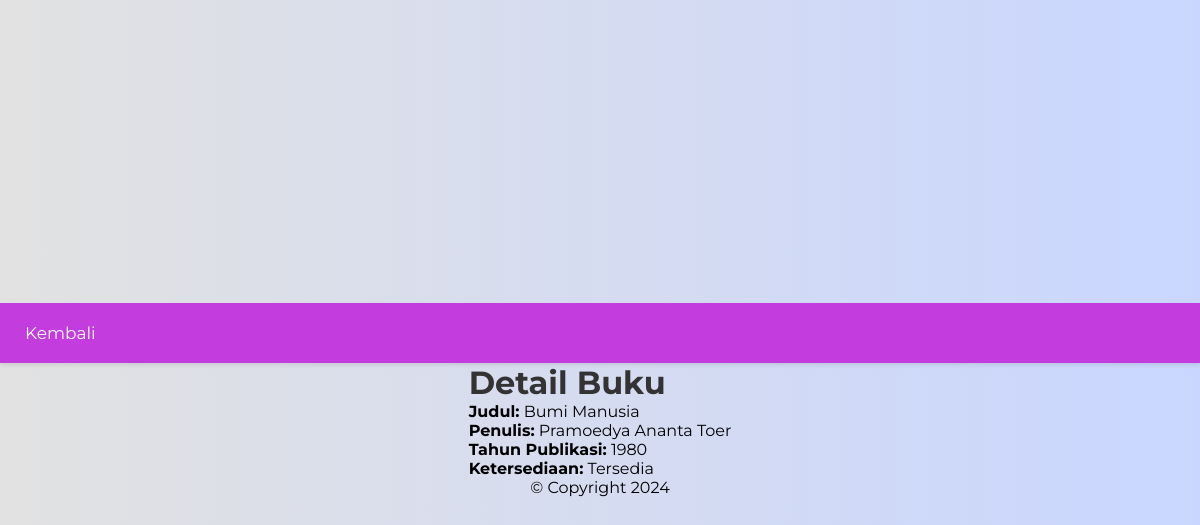
/books/books_anggota.php?id=2 (signed in), run on the app's committed database.
### tables this page shows
CREATE TABLE `books` (
  `id` int NOT NULL,
  `title` varchar(255) NOT NULL,
  `author` varchar(100) NOT NULL,
  `publication_year` int NOT NULL,
  `image` varchar(255) DEFAULT NULL,
  `available` tinyint(1) DEFAULT '1'
);

### books/books_anggota.php (the view, shortened to what this page needs)
<?php
$conn = new mysqli('localhost', 'root', '', 'project2');
if (isset($_GET['id'])) {
    $id = $_GET['id'];
    $query = "SELECT * FROM books WHERE id = ?";
    $stmt = $conn->prepare($query);
    $stmt->bind_param("i", $id);
    $stmt->execute();
    $book = $stmt->get_result()->fetch_assoc();
} else {
    header("Location: daftarbuku.php");
    exit();
}
?>
<!DOCTYPE html>
<html lang="id">
<head>
    <link rel="stylesheet" href="style.css">
</head>
<body>
    <nav>
        <a href="daftarbuku.php" class="btn back">Kembali</a>
    </nav>
    <main>
        <h1>Detail Buku</h1>
        <div class="book-detail">
            <p><strong>Judul:</strong> <?= htmlspecialchars($book['title']) ?></p>
            <p><strong>Penulis:</strong> <?= htmlspecialchars($book['author']) ?></p>
            <p><strong>Tahun Publikasi:</strong> <?= $book['publication_year'] ?></p>
            <p><strong>Ketersediaan:</strong> <?= $book['available'] ? 'Tersedia' : 'Dipinjam' ?></p>
        </div>
    </main>
    <footer>© Copyright 2024</footer>
</body>
</html>

### style.css (style rules this page uses)
* { margin: 0; padding: 0; box-sizing: border-box; font-family: 'Montserrat', sans-serif; }
body { background-color: #c9d6ff; background: linear-gradient(to right, #e2e2e2, #c9d6ff); display: flex; align-items: center; justify-content: center; flex-direction: column; height: 100vh; }
nav { background-color: #c33cde; overflow: hidden; padding: 10px; width: 100%; box-shadow: 0 2px 4px rgba(0, 0, 0, 0.1); }
nav a { float: left; color: white; text-align: center; padding: 14px 16px; text-decoration: none; font-size: 17px; }
a.btn { display: inline-block; padding: 10px 15px; text-decoration: none; color: #fff; border-radius: 5px; transition: background 0.3s ease; }
h1 { color: #333; }

### data on the page
books: title "Bumi Manusia", author "Pramoedya Ananta Toer", publication_year "1980"
